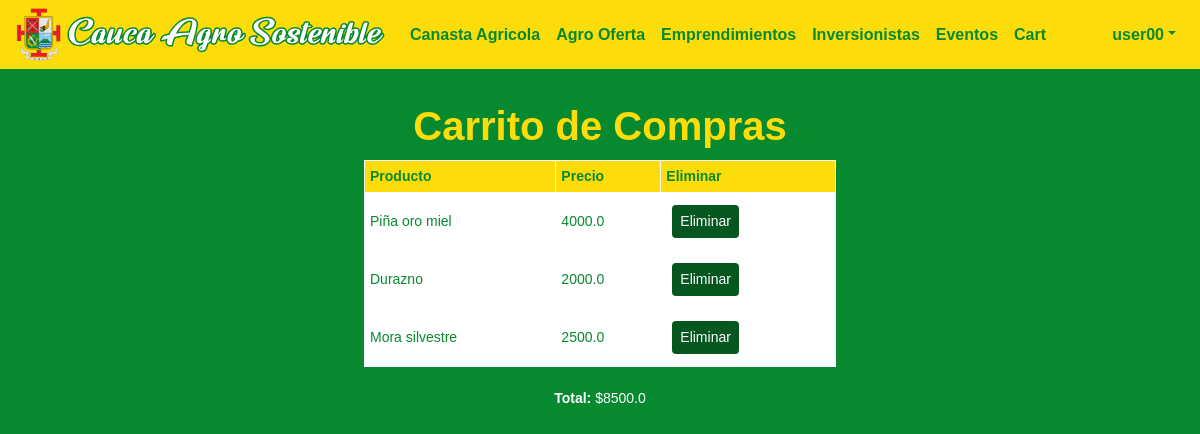
Page /cart (signed in) on the committed database.
### caucaSostenible/models.py (models this page shows)
class User(AbstractUser):
   pass

class BillDetail(models.Model):
   bill = models.ForeignKey(Bill, on_delete=models.CASCADE)
   product = models.ForeignKey(Product, on_delete=models.CASCADE)
   class Meta: # Composite pk
        unique_together = (('bill', 'product'),)

class Product(models.Model):
   name = models.CharField(max_length=60)
   price = models.FloatField()
   discount = models.FloatField()
   description = models.CharField(max_length=300)
   imgURL = models.CharField(max_length=300)

class Bill(models.Model):
   user = models.ForeignKey(User, on_delete=models.CASCADE)
   total = models.FloatField()

### caucaSostenible/views.py (the view)
# urls.py: path("cart", views.cart_view, name="cart"),
def cart_view(request):
    bill = Bill.objects.get(user=request.user)
    if bill:
        billDetails = BillDetail.objects.all().filter(bill=bill)
    return render(request, "general/cart.html", {"bill": bill, "billDetails": billDetails})

### caucaSostenible/templates/general/cart.html (shortened to what this page needs)
{% extends "general/layout.html" %}
{% load static %}
{% load mathfilters %}
{% block body %}
<div id="main-container">
    <h1>
        <center>Carrito de Compras</center>
    </h1>
    <center>
        {% if billDetails %}
            <table>
                <thead>
                    <th><b>Producto</b></th>
                    <th><b>Precio</b></th>
                    <th><b>Eliminar</b></th>
                </thead>
                <tbody>
                    {% for billDetail in billDetails %}
                    <tr>
                        <td>{{billDetail.product.name}}</td>
                        <td>{{billDetail.product.price|sub:billDetail.product.discount}}</td>
                        <td>
                            <button class="common-button" onclick="removeProduct('{{billDetail.product.id}}')">Eliminar</button>
                        </td>
                    </tr>
                    {% endfor %}
                </tbody>
            </table>
            <br>
            <p class="common-text"><b>Total:</b> ${{bill.total}}</p>
        {% else %}
            <p class="common-text">No hay productos aun.</p>
        {% endif %}
    </center>
{% endblock %}

### caucaSostenible/templates/general/layout.html (shortened to what this page needs)
{% load static %}
<!DOCTYPE html>
<html lang="en">
    <head>
        <link rel="stylesheet" href="https://stackpath.bootstrapcdn.com/bootstrap/4.1.3/css/bootstrap.min.css">
        <link href="{% static 'caucaSostenible/css/generalStyles.css' %}" rel="stylesheet">
        <link href="{% static 'caucaSostenible/css/styles.css' %}" rel="stylesheet">
    </head>
    <body>
        <nav class="navbar navbar-expand-lg background-color1">
            <a class="navbar-brand" href="{% url 'index' %}">
                <img src="{% static 'caucaSostenible/images/Cauca_sostenible_icon.svg' %}" width="370" height="53" alt="">
            </a>
            <div class="collapse navbar-collapse" id="navbarNav">
                <ul class="navbar-nav">
                    <li class="nav-item">
                        <a class="nav-link menu-option" href="{% url 'canasta-agricola' %}">Canasta Agricola</a>
                    </li>
                    <li class="nav-item">
                        <a class="nav-link menu-option" href="{% url 'agro-oferta' %}">Agro Oferta</a>
                    </li>
                    <li class="nav-item">
                        <a class="nav-link menu-option" href="{% url 'undertakingsView' %}">Emprendimientos</a>
                    </li>
                    <li class="nav-item">
                        <a class="nav-link menu-option" href="{% url 'investorsView' %}">Inversionistas</a>
                    </li>
                    <li class="nav-item">
                        <a class="nav-link menu-option" href="{% url 'eventsView' %}">Eventos</a>
                    </li>
                    {% if user.is_authenticated %}
                        <li class="nav-item">
                            <a class="nav-link menu-option" href="{% url 'cart' %}">Cart</a>
                        </li>
                    {% endif %}
                </ul>
                <ul class="navbar-nav ml-auto">
                    {% if user.is_authenticated %}
                        <li class="nav-item dropdown">
                            <a class="nav-link dropdown-toggle menu-option" href="#" id="navbarDropdown" role="button" data-toggle="dropdown" aria-haspopup="true" aria-expanded="false">{{ user }}</a>
                        </li>
                    {% else %}
                        <li class="nav-item">
                            <a class="nav-link menu-option" href="login">Log in</a>
                        </li>
                    {% endif %}
                </ul>
            </div>
        </nav>
        <br>
        {% block body %}
        {% endblock %}
    </body>
</html>

### caucaSostenible/static/caucaSostenible/css/generalStyles.css (style rules this page uses)
body { font-size: 14px; font-family: Arial, sans-serif; }

### caucaSostenible/static/caucaSostenible/css/styles.css (style rules this page uses)
a { color: #04521d; font-weight: bold; }
body { padding: 0px 0px; background: rgb(6,87,32); background: linear-gradient(180deg, rgba(6,87,32,1) 0%, rgba(7,137,48,1) 7%, rgba(7,137,48,1) 93%, rgba(6,87,32,1) 100%); }
h1 { color: #fcdd09; font-weight: bold; margin: 0 0 10px 0; }
.common-text { color: white; font-size: 14px; }
.common-button { color: white; background: #05571f; border: none; border-radius: 4px; padding: 6px 8px; margin: 7px 6px; }
#main-container { padding: 12px 10px; }
.background-color1 { background-color: #fcdd09; }
p { margin: 0 0; }
.menu-option { color: #078930; font-size: 16px; font-weight: bold; }
.navbar-brand { padding: 0 0; }
ul { padding-left: 14px; margin: 0 0; }
html { min-height: 100%; }
table { font-family: Verdana, sans-serif; border-collapse: collapse; width: 40%; }
td, th { color: #078930; border: 1px solid white; text-align: left; padding: 5px; }
thead { background-color: #fcdd09; }
tbody { background-color: white; color: black; font-family: Verdana, sans-serif; }

### rows in the picture
User: username "user00"
BillDetail: product.name "Piña oro miel", product.price|sub "4000.0"
BillDetail: product.name "Durazno", product.price|sub "2000.0"
BillDetail: product.name "Mora silvestre", product.price|sub "2500.0"
Bill: total "8500.0"
